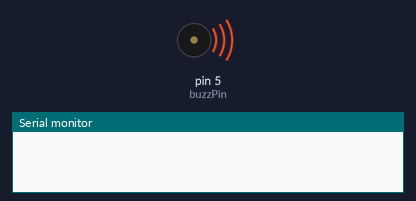
Simulated run of this sketch. Board: Arduino Uno, built with avr-gcc and run on an emulated ATmega328P. Shown: buzzer (waves = sounding), the last lines printed to the serial monitor. Random numbers use the default seed unless the sketch sets one.

Above: at 0.1 s.
At 39.73 s:
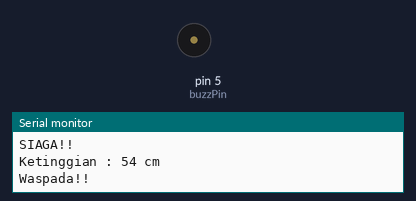
Timing chart, 0 to 40.0 s (numbered marks = the images above):
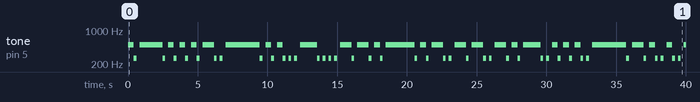

Measured:
- by itself, tone on pin 5 (buzzPin): plays 500 Hz for 0.41 s, 261 Hz for 0.20 s, 500 Hz for 1.6 s, 261 Hz for 0.20 s, 500 Hz for 0.41 s, 261 Hz for 0.20 s … (69 notes in this stretch)

The sketch:

coba_buzzer.ino
```cpp
#define buzzPin 5

void setup() {
  // put your setup code here, to run once:
  Serial.begin(9600);
  pinMode(buzzPin,OUTPUT);
}

void loop() {
  // put your main code here, to run repeatedly:
  int jarak_acak;
  jarak_acak = random(20,70);

  if(jarak_acak>59){
    delay(10);
    buzzer_siaga();
    Serial.print("Ketinggian : ");
    Serial.print(jarak_acak);
    Serial.println(" cm");
    Serial.println("SIAGA!!");
  } else if(jarak_acak>49&&jarak_acak<60){
    delay(10);
    buzzer_was();
    Serial.print("Ketinggian : ");
    Serial.print(jarak_acak);
    Serial.println(" cm");
    Serial.println("Waspada!!");
  };
}

void buzzer_was(){
  tone(buzzPin,261);
  delay(200);
  tone(buzzPin,0);
  delay(200);
}

void buzzer_siaga(){
  tone(buzzPin,500);
  delay(400);
}
```
